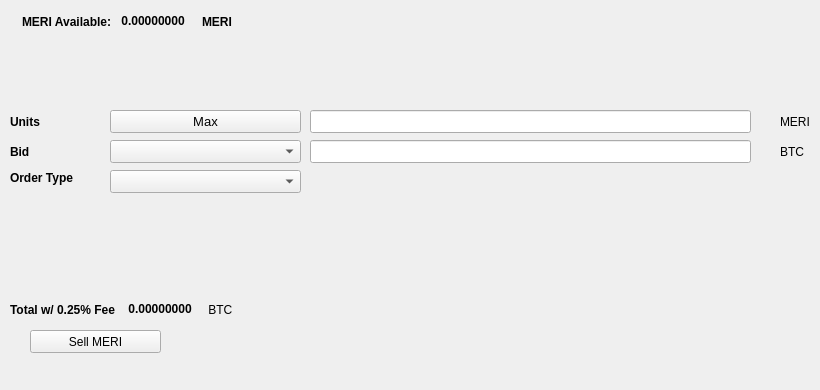
   <widget class="QWidget" name="SellTab">
    <attribute name="title">
     <string>Sell</string>
    </attribute>
    <widget class="QLabel" name="label_16">
     <property name="geometry">
      <rect>
       <x>780</x>
       <y>140</y>
       <width>31</width>
       <height>23</height>
      </rect>
     </property>
     <property name="text">
      <string>BTC</string>
     </property>
    </widget>
    <widget class="QComboBox" name="SellBidcomboBox">
     <property name="geometry">
      <rect>
       <x>110</x>
       <y>140</y>
       <width>191</width>
       <height>23</height>
      </rect>
     </property>
     <property name="font">
      <font>
       <pointsize>10</pointsize>
      </font>
     </property>
    </widget>
    <widget class="QLabel" name="label_18">
     <property name="geometry">
      <rect>
       <x>10</x>
       <y>110</y>
       <width>46</width>
       <height>23</height>
      </rect>
     </property>
     <property name="font">
      <font>
       <weight>75</weight>
       <bold>true</bold>
      </font>
     </property>
     <property name="text">
      <string>Units</string>
     </property>
    </widget>
    <widget class="QPushButton" name="Sell_Max_Amount">
     <property name="geometry">
      <rect>
       <x>110</x>
       <y>110</y>
       <width>191</width>
       <height>23</height>
      </rect>
     </property>
     <property name="font">
      <font>
       <pointsize>10</pointsize>
      </font>
     </property>
     <property name="text">
      <string>Max</string>
     </property>
    </widget>
    <widget class="QLabel" name="label_20">
     <property name="geometry">
      <rect>
       <x>10</x>
       <y>170</y>
       <width>91</width>
       <height>16</height>
      </rect>
     </property>
     <property name="font">
      <font>
       <weight>75</weight>
       <bold>true</bold>
      </font>
     </property>
     <property name="text">
      <string>Order Type</string>
     </property>
    </widget>
    <widget class="QComboBox" name="SellOrdertypeCombo">
     <property name="geometry">
      <rect>
       <x>110</x>
       <y>170</y>
       <width>191</width>
       <height>23</height>
      </rect>
     </property>
     <property name="font">
      <font>
       <pointsize>10</pointsize>
      </font>
     </property>
    </widget>
    <widget class="QLabel" name="label_21">
     <property name="geometry">
      <rect>
       <x>10</x>
       <y>140</y>
       <width>46</width>
       <height>23</height>
      </rect>
     </property>
     <property name="font">
      <font>
       <weight>75</weight>
       <bold>true</bold>
      </font>
     </property>
     <property name="text">
      <string>Bid</string>
     </property>
    </widget>
    <widget class="QLabel" name="label_22">
     <property name="geometry">
      <rect>
       <x>780</x>
       <y>110</y>
       <width>31</width>
       <height>23</height>
      </rect>
     </property>
     <property name="text">
      <string>MERI</string>
     </property>
    </widget>
    <widget class="QLineEdit" name="UnitsInputMERI">
     <property name="geometry">
      <rect>
       <x>310</x>
       <y>110</y>
       <width>441</width>
       <height>23</height>
      </rect>
     </property>
     <property name="font">
      <font>
       <pointsize>9</pointsize>
       <weight>75</weight>
       <bold>true</bold>
      </font>
     </property>
    </widget>
    <widget class="QLineEdit" name="SellBidPriceEdit">
     <property name="geometry">
      <rect>
       <x>310</x>
       <y>140</y>
       <width>441</width>
       <height>23</height>
      </rect>
     </property>
     <property name="font">
      <font>
       <pointsize>9</pointsize>
       <weight>75</weight>
       <bold>true</bold>
      </font>
     </property>
    </widget>
    <widget class="QPushButton" name="SellMERIBTN">
     <property name="geometry">
      <rect>
       <x>30</x>
       <y>330</y>
       <width>131</width>
       <height>23</height>
      </rect>
     </property>
     <property name="text">
      <string>Sell MERI</string>
     </property>
     <property name="icon">
      <iconset resource="../Merebel">
       <normaloff>:/icons/bitcoin</normaloff>:/icons/bitcoin</iconset>
     </property>
    </widget>
    <widget class="QWidget" name="layoutWidget3">
     <property name="geometry">
      <rect>
       <x>22</x>
       <y>12</y>
       <width>258</width>
       <height>19</height>
      </rect>
     </property>
     <layout class="QHBoxLayout" name="horizontalLayout">
      <item>
       <widget class="QLabel" name="label232_2">
        <property name="font">
         <font>
          <weight>75</weight>
          <bold>true</bold>
         </font>
        </property>
        <property name="text">
         <string>MERI Available:</string>
        </property>
       </widget>
      </item>
      <item>
       <widget class="QLabel" name="MERIAvailableLabel">
        <property name="palette">
         <palette>
          <active>
           <colorrole role="WindowText">
            <brush brushstyle="SolidPattern">
             <color alpha="255">
              <red>0</red>
              <green>0</green>
              <blue>0</blue>
             </color>
            </brush>
           </colorrole>
           <colorrole role="Button">
            <brush brushstyle="SolidPattern">
             <color alpha="255">
              <red>0</red>
              <green>170</green>
              <blue>0</blue>
             </color>
            </brush>
           </colorrole>
           <colorrole role="Light">
            <brush brushstyle="SolidPattern">
             <color alpha="255">
              <red>0</red>
              <green>255</green>
              <blue>0</blue>
             </color>
            </brush>
           </colorrole>
           <colorrole role="Midlight">
            <brush brushstyle="SolidPattern">
             <color alpha="255">
              <red>0</red>
              <green>212</green>
              <blue>0</blue>
             </color>
            </brush>
           </colorrole>
           <colorrole role="Dark">
            <brush brushstyle="SolidPattern">
             <color alpha="255">
              <red>0</red>
              <green>85</green>
              <blue>0</blue>
             </color>
            </brush>
           </colorrole>
           <colorrole role="Mid">
            <brush brushstyle="SolidPattern">
             <color alpha="255">
              <red>0</red>
              <green>113</green>
              <blue>0</blue>
             </color>
            </brush>
           </colorrole>
           <colorrole role="Text">
            <brush brushstyle="SolidPattern">
             <color alpha="255">
              <red>0</red>
              <green>170</green>
              <blue>0</blue>
             </color>
            </brush>
           </colorrole>
           <colorrole role="BrightText">
            <brush brushstyle="SolidPattern">
             <color alpha="255">
              <red>255</red>
              <green>255</green>
              <blue>255</blue>
             </color>
            </brush>
           </colorrole>
           <colorrole role="ButtonText">
            <brush brushstyle="SolidPattern">
             <color alpha="255">
              <red>0</red>
              <green>0</green>
              <blue>0</blue>
             </color>
            </brush>
           </colorrole>
           <colorrole role="Base">
            <brush brushstyle="SolidPattern">
             <color alpha="255">
              <red>255</red>
              <green>255</green>
              <blue>255</blue>
             </color>
            </brush>
           </colorrole>
           <colorrole role="Window">
            <brush brushstyle="SolidPattern">
             <color alpha="255">
              <red>0</red>
              <green>170</green>
              <blue>0</blue>
             </color>
            </brush>
           </colorrole>
           <colorrole role="Shadow">
            <brush brushstyle="SolidPattern">
             <color alpha="255">
              <red>0</red>
              <green>0</green>
              <blue>0</blue>
             </color>
            </brush>
           </colorrole>
           <colorrole role="AlternateBase">
            <brush brushstyle="SolidPattern">
             <color alpha="255">
              <red>127</red>
              <green>212</green>
              <blue>127</blue>
             </color>
            </brush>
           </colorrole>
           <colorrole role="ToolTipBase">
            <brush brushstyle="SolidPattern">
             <color alpha="255">
              <red>255</red>
              <green>255</green>
              <blue>220</blue>
             </color>
            </brush>
           </colorrole>
           <colorrole role="ToolTipText">
            <brush brushstyle="SolidPattern">
             <color alpha="255">
              <red>0</red>
              <green>0</green>
              <blue>0</blue>
             </color>
            </brush>
           </colorrole>
          </active>
          <inactive>
           <colorrole role="WindowText">
            <brush brushstyle="SolidPattern">
             <color alpha="255">
              <red>0</red>
              <green>0</green>
              <blue>0</blue>
             </color>
            </brush>
           </colorrole>
           <colorrole role="Button">
            <brush brushstyle="SolidPattern">
             <color alpha="255">
              <red>0</red>
              <green>170</green>
              <blue>0</blue>
             </color>
            </brush>
           </colorrole>
           <colorrole role="Light">
            <brush brushstyle="SolidPattern">
             <color alpha="255">
              <red>0</red>
              <green>255</green>
              <blue>0</blue>
             </color>
            </brush>
           </colorrole>
           <colorrole role="Midlight">
            <brush brushstyle="SolidPattern">
             <color alpha="255">
              <red>0</red>
              <green>212</green>
              <blue>0</blue>
             </color>
            </brush>
           </colorrole>
           <colorrole role="Dark">
            <brush brushstyle="SolidPattern">
             <color alpha="255">
              <red>0</red>
              <green>85</green>
              <blue>0</blue>
             </color>
            </brush>
           </colorrole>
           <colorrole role="Mid">
            <brush brushstyle="SolidPattern">
             <color alpha="255">
              <red>0</red>
              <green>113</green>
              <blue>0</blue>
             </color>
            </brush>
           </colorrole>
           <colorrole role="Text">
            <brush brushstyle="SolidPattern">
             <color alpha="255">
              <red>0</red>
              <green>170</green>
              <blue>0</blue>
             </color>
            </brush>
           </colorrole>
           <colorrole role="BrightText">
            <brush brushstyle="SolidPattern">
             <color alpha="255">
              <red>255</red>
              <green>255</green>
              <blue>255</blue>
             </color>
            </brush>
           </colorrole>
           <colorrole role="ButtonText">
            <brush brushstyle="SolidPattern">
             <color alpha="255">
              <red>0</red>
              <green>0</green>
              <blue>0</blue>
             </color>
            </brush>
           </colorrole>
           <colorrole role="Base">
            <brush brushstyle="SolidPattern">
             <color alpha="255">
              <red>255</red>
              <green>255</green>
              <blue>255</blue>
             </color>
            </brush>
           </colorrole>
           <colorrole role="Window">
            <brush brushstyle="SolidPattern">
             <color alpha="255">
              <red>0</red>
              <green>170</green>
              <blue>0</blue>
             </color>
            </brush>
           </colorrole>
           <colorrole role="Shadow">
            <brush brushstyle="SolidPattern">
             <color alpha="255">
              <red>0</red>
              <green>0</green>
              <blue>0</blue>
             </color>
            </brush>
           </colorrole>
           <colorrole role="AlternateBase">
            <brush brushstyle="SolidPattern">
             <color alpha="255">
              <red>127</red>
              <green>212</green>
              <blue>127</blue>
             </color>
            </brush>
           </colorrole>
           <colorrole role="ToolTipBase">
            <brush brushstyle="SolidPattern">
             <color alpha="255">
              <red>255</red>
              <green>255</green>
              <blue>220</blue>
             </color>
            </brush>
           </colorrole>
           <colorrole role="ToolTipText">
            <brush brushstyle="SolidPattern">
             <color alpha="255">
              <red>0</red>
              <green>0</green>
              <blue>0</blue>
             </color>
            </brush>
           </colorrole>
          </inactive>
          <disabled>
           <colorrole role="WindowText">
            <brush brushstyle="SolidPattern">
             <color alpha="255">
              <red>0</red>
              <green>85</green>
              <blue>0</blue>
             </color>
            </brush>
           </colorrole>
           <colorrole role="Button">
            <brush brushstyle="SolidPattern">
             <color alpha="255">
              <red>0</red>
              <green>170</green>
              <blue>0</blue>
             </color>
            </brush>
           </colorrole>
           <colorrole role="Light">
            <brush brushstyle="SolidPattern">
             <color alpha="255">
              <red>0</red>
              <green>255</green>
              <blue>0</blue>
             </color>
            </brush>
           </colorrole>
           <colorrole role="Midlight">
            <brush brushstyle="SolidPattern">
             <color alpha="255">
              <red>0</red>
              <green>212</green>
              <blue>0</blue>
             </color>
            </brush>
           </colorrole>
           <colorrole role="Dark">
            <brush brushstyle="SolidPattern">
             <color alpha="255">
              <red>0</red>
              <green>85</green>
              <blue>0</blue>
             </color>
            </brush>
           </colorrole>
           <colorrole role="Mid">
            <brush brushstyle="SolidPattern">
             <color alpha="255">
              <red>0</red>
              <green>113</green>
              <blue>0</blue>
             </color>
            </brush>
           </colorrole>
           <colorrole role="Text">
            <brush brushstyle="SolidPattern">
             <color alpha="255">
              <red>0</red>
              <green>85</green>
              <blue>0</blue>
             </color>
            </brush>
           </colorrole>
           <colorrole role="BrightText">
            <brush brushstyle="SolidPattern">
             <color alpha="255">
              <red>255</red>
              <green>255</green>
              <blue>255</blue>
             </color>
            </brush>
           </colorrole>
           <colorrole role="ButtonText">
            <brush brushstyle="SolidPattern">
             <color alpha="255">
              <red>0</red>
              <green>85</green>
              <blue>0</blue>
             </color>
            </brush>
           </colorrole>
           <colorrole role="Base">
            <brush brushstyle="SolidPattern">
             <color alpha="255">
              <red>0</red>
              <green>170</green>
              <blue>0</blue>
             </color>
            </brush>
           </colorrole>
           <colorrole role="Window">
            <brush brushstyle="SolidPattern">
             <color alpha="255">
              <red>0</red>
              <green>170</green>
              <blue>0</blue>
             </color>
            </brush>
           </colorrole>
           <colorrole role="Shadow">
            <brush brushstyle="SolidPattern">
             <color alpha="255">
              <red>0</red>
              <green>0</green>
              <blue>0</blue>
             </color>
            </brush>
           </colorrole>
           <colorrole role="AlternateBase">
            <brush brushstyle="SolidPattern">
             <color alpha="255">
              <red>0</red>
              <green>170</green>
              <blue>0</blue>
             </color>
            </brush>
           </colorrole>
           <colorrole role="ToolTipBase">
            <brush brushstyle="SolidPattern">
             <color alpha="255">
              <red>255</red>
              <green>255</green>
              <blue>220</blue>
             </color>
            </brush>
           </colorrole>
           <colorrole role="ToolTipText">
            <brush brushstyle="SolidPattern">
             <color alpha="255">
              <red>0</red>
              <green>0</green>
              <blue>0</blue>
             </color>
            </brush>
           </colorrole>
          </disabled>
         </palette>
        </property>
        <property name="font">
         <font>
          <weight>75</weight>
          <bold>true</bold>
         </font>
        </property>
        <property name="text">
         <string> 0.00000000 </string>
        </property>
        <property name="textInteractionFlags">
         <set>Qt::LinksAccessibleByMouse|Qt::TextSelectableByKeyboard|Qt::TextSelectableByMouse</set>
        </property>
       </widget>
      </item>
      <item>
       <widget class="QLabel" name="labelMERI">
        <property name="font">
         <font>
          <weight>75</weight>
          <bold>true</bold>
         </font>
        </property>
        <property name="text">
         <string>MERI</string>
        </property>
       </widget>
      </item>
     </layout>
    </widget>
    <widget class="QWidget" name="layoutWidget">
     <property name="geometry">
      <rect>
       <x>10</x>
       <y>300</y>
       <width>268</width>
       <height>19</height>
      </rect>
     </property>
     <layout class="QHBoxLayout" name="horizontalLayout_2">
      <item>
       <widget class="QLabel" name="label_19">
        <property name="font">
         <font>
          <weight>75</weight>
          <bold>true</bold>
         </font>
        </property>
        <property name="text">
         <string>Total w/ 0.25% Fee </string>
        </property>
       </widget>
      </item>
      <item>
       <widget class="QLabel" name="SellCostLabel">
        <property name="palette">
         <palette>
          <active>
           <colorrole role="WindowText">
            <brush brushstyle="SolidPattern">
             <color alpha="255">
              <red>0</red>
              <green>0</green>
              <blue>0</blue>
             </color>
            </brush>
           </colorrole>
           <colorrole role="Button">
            <brush brushstyle="SolidPattern">
             <color alpha="255">
              <red>0</red>
              <green>170</green>
              <blue>0</blue>
             </color>
            </brush>
           </colorrole>
           <colorrole role="Light">
            <brush brushstyle="SolidPattern">
             <color alpha="255">
              <red>0</red>
              <green>255</green>
              <blue>0</blue>
             </color>
            </brush>
           </colorrole>
           <colorrole role="Midlight">
            <brush brushstyle="SolidPattern">
             <color alpha="255">
              <red>0</red>
              <green>212</green>
              <blue>0</blue>
             </color>
            </brush>
           </colorrole>
           <colorrole role="Dark">
            <brush brushstyle="SolidPattern">
             <color alpha="255">
              <red>0</red>
              <green>85</green>
              <blue>0</blue>
             </color>
            </brush>
           </colorrole>
           <colorrole role="Mid">
            <brush brushstyle="SolidPattern">
             <color alpha="255">
              <red>0</red>
              <green>113</green>
              <blue>0</blue>
             </color>
            </brush>
           </colorrole>
           <colorrole role="Text">
            <brush brushstyle="SolidPattern">
             <color alpha="255">
              <red>0</red>
              <green>170</green>
              <blue>0</blue>
             </color>
            </brush>
           </colorrole>
           <colorrole role="BrightText">
            <brush brushstyle="SolidPattern">
             <color alpha="255">
              <red>255</red>
              <green>255</green>
              <blue>255</blue>
             </color>
            </brush>
           </colorrole>
           <colorrole role="ButtonText">
            <brush brushstyle="SolidPattern">
             <color alpha="255">
              <red>0</red>
              <green>0</green>
              <blue>0</blue>
             </color>
            </brush>
           </colorrole>
           <colorrole role="Base">
            <brush brushstyle="SolidPattern">
             <color alpha="255">
              <red>255</red>
              <green>255</green>
              <blue>255</blue>
             </color>
            </brush>
           </colorrole>
           <colorrole role="Window">
            <brush brushstyle="SolidPattern">
             <color alpha="255">
              <red>0</red>
              <green>170</green>
              <blue>0</blue>
             </color>
            </brush>
           </colorrole>
           <colorrole role="Shadow">
            <brush brushstyle="SolidPattern">
             <color alpha="255">
              <red>0</red>
              <green>0</green>
              <blue>0</blue>
             </color>
            </brush>
           </colorrole>
           <colorrole role="AlternateBase">
            <brush brushstyle="SolidPattern">
             <color alpha="255">
              <red>127</red>
              <green>212</green>
              <blue>127</blue>
             </color>
            </brush>
           </colorrole>
           <colorrole role="ToolTipBase">
            <brush brushstyle="SolidPattern">
             <color alpha="255">
              <red>255</red>
              <green>255</green>
              <blue>220</blue>
             </color>
            </brush>
           </colorrole>
           <colorrole role="ToolTipText">
            <brush brushstyle="SolidPattern">
             <color alpha="255">
              <red>0</red>
              <green>0</green>
              <blue>0</blue>
             </color>
            </brush>
           </colorrole>
          </active>
          <inactive>
           <colorrole role="WindowText">
            <brush brushstyle="SolidPattern">
             <color alpha="255">
              <red>0</red>
              <green>0</green>
              <blue>0</blue>
             </color>
            </brush>
           </colorrole>
           <colorrole role="Button">
            <brush brushstyle="SolidPattern">
             <color alpha="255">
              <red>0</red>
              <green>170</green>
              <blue>0</blue>
             </color>
            </brush>
           </colorrole>
           <colorrole role="Light">
            <brush brushstyle="SolidPattern">
             <color alpha="255">
              <red>0</red>
              <green>255</green>
              <blue>0</blue>
             </color>
            </brush>
           </colorrole>
           <colorrole role="Midlight">
            <brush brushstyle="SolidPattern">
             <color alpha="255">
              <red>0</red>
              <green>212</green>
              <blue>0</blue>
             </color>
            </brush>
           </colorrole>
           <colorrole role="Dark">
            <brush brushstyle="SolidPattern">
             <color alpha="255">
              <red>0</red>
              <green>85</green>
              <blue>0</blue>
             </color>
            </brush>
           </colorrole>
           <colorrole role="Mid">
            <brush brushstyle="SolidPattern">
             <color alpha="255">
              <red>0</red>
              <green>113</green>
              <blue>0</blue>
             </color>
            </brush>
           </colorrole>
           <colorrole role="Text">
            <brush brushstyle="SolidPattern">
             <color alpha="255">
              <red>0</red>
              <green>170</green>
              <blue>0</blue>
             </color>
            </brush>
           </colorrole>
           <colorrole role="BrightText">
            <brush brushstyle="SolidPattern">
             <color alpha="255">
              <red>255</red>
              <green>255</green>
              <blue>255</blue>
             </color>
            </brush>
           </colorrole>
           <colorrole role="ButtonText">
            <brush brushstyle="SolidPattern">
             <color alpha="255">
              <red>0</red>
              <green>0</green>
              <blue>0</blue>
             </color>
            </brush>
           </colorrole>
           <colorrole role="Base">
            <brush brushstyle="SolidPattern">
             <color alpha="255">
              <red>255</red>
              <green>255</green>
              <blue>255</blue>
             </color>
            </brush>
           </colorrole>
           <colorrole role="Window">
            <brush brushstyle="SolidPattern">
             <color alpha="255">
              <red>0</red>
              <green>170</green>
              <blue>0</blue>
             </color>
            </brush>
           </colorrole>
           <colorrole role="Shadow">
            <brush brushstyle="SolidPattern">
             <color alpha="255">
              <red>0</red>
              <green>0</green>
              <blue>0</blue>
             </color>
            </brush>
           </colorrole>
           <colorrole role="AlternateBase">
            <brush brushstyle="SolidPattern">
             <color alpha="255">
              <red>127</red>
              <green>212</green>
              <blue>127</blue>
             </color>
            </brush>
           </colorrole>
           <colorrole role="ToolTipBase">
            <brush brushstyle="SolidPattern">
             <color alpha="255">
              <red>255</red>
              <green>255</green>
              <blue>220</blue>
             </color>
            </brush>
           </colorrole>
           <colorrole role="ToolTipText">
            <brush brushstyle="SolidPattern">
             <color alpha="255">
              <red>0</red>
              <green>0</green>
              <blue>0</blue>
             </color>
            </brush>
           </colorrole>
          </inactive>
          <disabled>
           <colorrole role="WindowText">
            <brush brushstyle="SolidPattern">
             <color alpha="255">
              <red>0</red>
              <green>85</green>
              <blue>0</blue>
             </color>
            </brush>
           </colorrole>
           <colorrole role="Button">
            <brush brushstyle="SolidPattern">
             <color alpha="255">
              <red>0</red>
              <green>170</green>
              <blue>0</blue>
             </color>
            </brush>
           </colorrole>
           <colorrole role="Light">
            <brush brushstyle="SolidPattern">
             <color alpha="255">
              <red>0</red>
              <green>255</green>
              <blue>0</blue>
             </color>
            </brush>
           </colorrole>
           <colorrole role="Midlight">
            <brush brushstyle="SolidPattern">
             <color alpha="255">
              <red>0</red>
              <green>212</green>
              <blue>0</blue>
             </color>
            </brush>
           </colorrole>
           <colorrole role="Dark">
            <brush brushstyle="SolidPattern">
             <color alpha="255">
              <red>0</red>
              <green>85</green>
              <blue>0</blue>
             </color>
            </brush>
           </colorrole>
           <colorrole role="Mid">
            <brush brushstyle="SolidPattern">
             <color alpha="255">
              <red>0</red>
              <green>113</green>
              <blue>0</blue>
             </color>
            </brush>
           </colorrole>
           <colorrole role="Text">
            <brush brushstyle="SolidPattern">
             <color alpha="255">
              <red>0</red>
              <green>85</green>
              <blue>0</blue>
             </color>
            </brush>
           </colorrole>
           <colorrole role="BrightText">
            <brush brushstyle="SolidPattern">
             <color alpha="255">
              <red>255</red>
              <green>255</green>
              <blue>255</blue>
             </color>
            </brush>
           </colorrole>
           <colorrole role="ButtonText">
            <brush brushstyle="SolidPattern">
             <color alpha="255">
              <red>0</red>
              <green>85</green>
              <blue>0</blue>
             </color>
            </brush>
           </colorrole>
           <colorrole role="Base">
            <brush brushstyle="SolidPattern">
             <color alpha="255">
              <red>0</red>
              <green>170</green>
              <blue>0</blue>
             </color>
            </brush>
           </colorrole>
           <colorrole role="Window">
            <brush brushstyle="SolidPattern">
             <color alpha="255">
              <red>0</red>
              <green>170</green>
              <blue>0</blue>
             </color>
            </brush>
           </colorrole>
           <colorrole role="Shadow">
            <brush brushstyle="SolidPattern">
             <color alpha="255">
              <red>0</red>
              <green>0</green>
              <blue>0</blue>
             </color>
            </brush>
           </colorrole>
           <colorrole role="AlternateBase">
            <brush brushstyle="SolidPattern">
             <color alpha="255">
              <red>0</red>
              <green>170</green>
              <blue>0</blue>
             </color>
            </brush>
           </colorrole>
           <colorrole role="ToolTipBase">
            <brush brushstyle="SolidPattern">
             <color alpha="255">
              <red>255</red>
              <green>255</green>
              <blue>220</blue>
             </color>
            </brush>
           </colorrole>
           <colorrole role="ToolTipText">
            <brush brushstyle="SolidPattern">
             <color alpha="255">
              <red>0</red>
              <green>0</green>
              <blue>0</blue>
             </color>
            </brush>
           </colorrole>
          </disabled>
         </palette>
        </property>
        <property name="font">
         <font>
          <weight>75</weight>
          <bold>true</bold>
         </font>
        </property>
        <property name="autoFillBackground">
         <bool>false</bool>
        </property>
        <property name="text">
         <string> 0.00000000</string>
        </property>
        <property name="textInteractionFlags">
         <set>Qt::LinksAccessibleByMouse|Qt::TextSelectableByMouse</set>
        </property>
       </widget>
      </item>
      <item>
       <widget class="QLabel" name="label_17">
        <property name="font">
         <font>
          <weight>50</weight>
          <bold>false</bold>
         </font>
        </property>
        <property name="text">
         <string> BTC</string>
        </property>
       </widget>
      </item>
     </layout>
    </widget>
    <widget class="QLabel" name="label_23">
     <property name="geometry">
      <rect>
       <x>460</x>
       <y>300</y>
       <width>281</width>
       <height>81</height>
      </rect>
     </property>
     <property name="text">
      <string/>
     </property>
     <property name="pixmap">
      <pixmap>:/images/bittrex</pixmap>
     </property>
    </widget>
   </widget>
